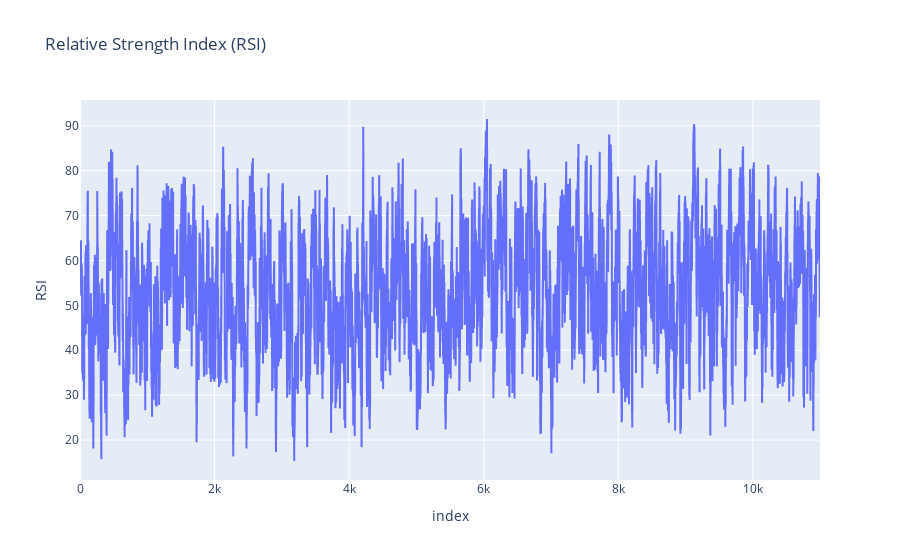

The notebook cell this image was saved under:
### Code cell
# Plot RSI
analyzer.plot_rsi(stock_data)

### Figure 1 — Plotly figure (JSON) as saved in the notebook; plotly's stock layout.template omitted (floating-point values rounded to 4 significant figures; data arrays with more than 128 entries replaced by an {"elided": "..."} marker saying what was removed)
{"data": [{"hovertemplate": "index=%{x}<br>RSI=%{y}<extra></extra>", "legendgroup": "", "line": {"color": "#636efa", "dash": "solid"}, "marker": {"symbol": "circle"}, "mode": "lines", "name": "", "showlegend": false, "type": "scattergl", "x": {"elided": "10998 int values"}, "xaxis": "x", "y": {"elided": "10998 float values"}, "yaxis": "y"}], "layout": {"legend": {"tracegroupgap": 0}, "title": {"text": "Relative Strength Index (RSI)"}, "xaxis": {"anchor": "y", "domain": [0, 1], "title": {"text": "index"}}, "yaxis": {"anchor": "x", "domain": [0, 1], "title": {"text": "RSI"}}}}
